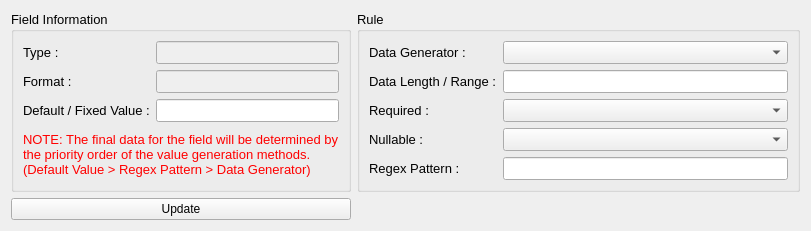
                    <widget class="QWidget" name="tab_22">
                     <attribute name="title">
                      <string>Data Rule</string>
                     </attribute>
                     <layout class="QHBoxLayout" name="horizontalLayout_29">
                      <item>
                       <layout class="QGridLayout" name="gridLayout_39" columnstretch="4,6">
                        <item row="1" column="0" rowspan="2">
                         <widget class="QGroupBox" name="group_positive_test_21">
                          <property name="sizePolicy">
                           <sizepolicy hsizetype="MinimumExpanding" vsizetype="MinimumExpanding">
                            <horstretch>0</horstretch>
                            <verstretch>0</verstretch>
                           </sizepolicy>
                          </property>
                          <property name="font">
                           <font>
                            <family>Segoe UI</family>
                            <pointsize>10</pointsize>
                           </font>
                          </property>
                          <property name="title">
                           <string>Field Information</string>
                          </property>
                          <layout class="QGridLayout" name="gridLayout_40">
                           <item row="0" column="0">
                            <widget class="QLabel" name="label_76">
                             <property name="font">
                              <font>
                               <family>Segoe UI</family>
                               <pointsize>10</pointsize>
                              </font>
                             </property>
                             <property name="text">
                              <string>Type :</string>
                             </property>
                             <property name="alignment">
                              <set>Qt::AlignLeading|Qt::AlignLeft|Qt::AlignVCenter</set>
                             </property>
                            </widget>
                           </item>
                           <item row="2" column="0">
                            <widget class="QLabel" name="label_75">
                             <property name="font">
                              <font>
                               <family>Segoe UI</family>
                               <pointsize>10</pointsize>
                              </font>
                             </property>
                             <property name="text">
                              <string>Default / Fixed Value :</string>
                             </property>
                             <property name="alignment">
                              <set>Qt::AlignLeading|Qt::AlignLeft|Qt::AlignVCenter</set>
                             </property>
                            </widget>
                           </item>
                           <item row="0" column="1">
                            <widget class="QLineEdit" name="textbox_tc_data_rule_type">
                             <property name="enabled">
                              <bool>false</bool>
                             </property>
                             <property name="font">
                              <font>
                               <family>Segoe UI</family>
                               <pointsize>10</pointsize>
                              </font>
                             </property>
                            </widget>
                           </item>
                           <item row="2" column="1">
                            <widget class="QLineEdit" name="textbox_tc_data_rule_value">
                             <property name="font">
                              <font>
                               <family>Segoe UI</family>
                               <pointsize>10</pointsize>
                              </font>
                             </property>
                            </widget>
                           </item>
                           <item row="1" column="1">
                            <widget class="QLineEdit" name="textbox_tc_data_rule_format">
                             <property name="enabled">
                              <bool>false</bool>
                             </property>
                             <property name="font">
                              <font>
                               <family>Segoe UI</family>
                               <pointsize>10</pointsize>
                              </font>
                             </property>
                            </widget>
                           </item>
                           <item row="1" column="0">
                            <widget class="QLabel" name="label_77">
                             <property name="font">
                              <font>
                               <family>Segoe UI</family>
                               <pointsize>10</pointsize>
                              </font>
                             </property>
                             <property name="text">
                              <string>Format :</string>
                             </property>
                             <property name="alignment">
                              <set>Qt::AlignLeading|Qt::AlignLeft|Qt::AlignVCenter</set>
                             </property>
                            </widget>
                           </item>
                           <item row="3" column="0" colspan="2">
                            <widget class="QLabel" name="label_14">
                             <property name="font">
                              <font>
                               <family>Segoe UI</family>
                               <pointsize>10</pointsize>
                              </font>
                             </property>
                             <property name="styleSheet">
                              <string notr="true">color:red;</string>
                             </property>
                             <property name="text">
                              <string>NOTE: The final data for the field will be determined by the priority order of the value generation methods. (Default Value &gt; Regex Pattern &gt; Data Generator)</string>
                             </property>
                             <property name="wordWrap">
                              <bool>true</bool>
                             </property>
                            </widget>
                           </item>
                          </layout>
                         </widget>
                        </item>
                        <item row="1" column="1" rowspan="2">
                         <widget class="QGroupBox" name="group_positive_test_22">
                          <property name="sizePolicy">
                           <sizepolicy hsizetype="MinimumExpanding" vsizetype="MinimumExpanding">
                            <horstretch>0</horstretch>
                            <verstretch>0</verstretch>
                           </sizepolicy>
                          </property>
                          <property name="font">
                           <font>
                            <family>Segoe UI</family>
                            <pointsize>10</pointsize>
                           </font>
                          </property>
                          <property name="title">
                           <string>Rule</string>
                          </property>
                          <layout class="QGridLayout" name="gridLayout_41">
                           <item row="3" column="0">
                            <widget class="QLabel" name="label_78">
                             <property name="font">
                              <font>
                               <family>Segoe UI</family>
                               <pointsize>10</pointsize>
                              </font>
                             </property>
                             <property name="text">
                              <string>Nullable :</string>
                             </property>
                             <property name="alignment">
                              <set>Qt::AlignLeading|Qt::AlignLeft|Qt::AlignVCenter</set>
                             </property>
                            </widget>
                           </item>
                           <item row="1" column="0">
                            <widget class="QLabel" name="label_79">
                             <property name="font">
                              <font>
                               <family>Segoe UI</family>
                               <pointsize>10</pointsize>
                              </font>
                             </property>
                             <property name="text">
                              <string>Data Length / Range :</string>
                             </property>
                             <property name="alignment">
                              <set>Qt::AlignLeading|Qt::AlignLeft|Qt::AlignVCenter</set>
                             </property>
                            </widget>
                           </item>
                           <item row="0" column="0">
                            <widget class="QLabel" name="label_80">
                             <property name="font">
                              <font>
                               <family>Segoe UI</family>
                               <pointsize>10</pointsize>
                              </font>
                             </property>
                             <property name="text">
                              <string>Data Generator :</string>
                             </property>
                             <property name="alignment">
                              <set>Qt::AlignLeading|Qt::AlignLeft|Qt::AlignVCenter</set>
                             </property>
                            </widget>
                           </item>
                           <item row="2" column="0">
                            <widget class="QLabel" name="label_81">
                             <property name="font">
                              <font>
                               <family>Segoe UI</family>
                               <pointsize>10</pointsize>
                              </font>
                             </property>
                             <property name="text">
                              <string>Required :</string>
                             </property>
                             <property name="alignment">
                              <set>Qt::AlignLeading|Qt::AlignLeft|Qt::AlignVCenter</set>
                             </property>
                            </widget>
                           </item>
                           <item row="1" column="2">
                            <widget class="QLineEdit" name="textbox_tc_data_rule_data_length">
                             <property name="font">
                              <font>
                               <family>Segoe UI</family>
                               <pointsize>10</pointsize>
                              </font>
                             </property>
                             <property name="text">
                              <string/>
                             </property>
                            </widget>
                           </item>
                           <item row="0" column="2">
                            <widget class="QComboBox" name="comboBox_tc_data_rule_data_generator">
                             <property name="font">
                              <font>
                               <family>Segoe UI</family>
                               <pointsize>10</pointsize>
                              </font>
                             </property>
                             <property name="layoutDirection">
                              <enum>Qt::LeftToRight</enum>
                             </property>
                             <item>
                              <property name="text">
                               <string/>
                              </property>
                             </item>
                             <item>
                              <property name="text">
                               <string>Random String</string>
                              </property>
                             </item>
                             <item>
                              <property name="text">
                               <string>Random String (Without Special Characters)</string>
                              </property>
                             </item>
                             <item>
                              <property name="text">
                               <string>Random Boolean</string>
                              </property>
                             </item>
                             <item>
                              <property name="text">
                               <string>Random Integer</string>
                              </property>
                             </item>
                             <item>
                              <property name="text">
                               <string>Random Number (Float)</string>
                              </property>
                             </item>
                             <item>
                              <property name="text">
                               <string>Random DATE-TIME</string>
                              </property>
                             </item>
                             <item>
                              <property name="text">
                               <string>Random EMAIL</string>
                              </property>
                             </item>
                             <item>
                              <property name="text">
                               <string>Random IPV4</string>
                              </property>
                             </item>
                             <item>
                              <property name="text">
                               <string>Random IPV6</string>
                              </property>
                             </item>
                             <item>
                              <property name="text">
                               <string>Random HOSTNAME</string>
                              </property>
                             </item>
                             <item>
                              <property name="text">
                               <string>Random UUID</string>
                              </property>
                             </item>
                            </widget>
                           </item>
                           <item row="2" column="2">
                            <widget class="QComboBox" name="comboBox_tc_data_rule_required">
                             <property name="font">
                              <font>
                               <family>Segoe UI</family>
                               <pointsize>10</pointsize>
                              </font>
                             </property>
                             <property name="layoutDirection">
                              <enum>Qt::LeftToRight</enum>
                             </property>
                             <item>
                              <property name="text">
                               <string/>
                              </property>
                             </item>
                             <item>
                              <property name="text">
                               <string>True</string>
                              </property>
                             </item>
                             <item>
                              <property name="text">
                               <string>False</string>
                              </property>
                             </item>
                            </widget>
                           </item>
                           <item row="3" column="2">
                            <widget class="QComboBox" name="comboBox_tc_data_rule_nullable">
                             <property name="font">
                              <font>
                               <family>Segoe UI</family>
                               <pointsize>10</pointsize>
                              </font>
                             </property>
                             <property name="layoutDirection">
                              <enum>Qt::LeftToRight</enum>
                             </property>
                             <item>
                              <property name="text">
                               <string/>
                              </property>
                             </item>
                             <item>
                              <property name="text">
                               <string>True</string>
                              </property>
                             </item>
                             <item>
                              <property name="text">
                               <string>False</string>
                              </property>
                             </item>
                            </widget>
                           </item>
                           <item row="4" column="0">
                            <widget class="QLabel" name="label_120">
                             <property name="font">
                              <font>
                               <family>Segoe UI</family>
                               <pointsize>10</pointsize>
                              </font>
                             </property>
                             <property name="text">
                              <string>Regex Pattern :</string>
                             </property>
                             <property name="alignment">
                              <set>Qt::AlignLeading|Qt::AlignLeft|Qt::AlignVCenter</set>
                             </property>
                            </widget>
                           </item>
                           <item row="4" column="2">
                            <widget class="QLineEdit" name="textbox_tc_data_rule_regex_pattern">
                             <property name="font">
                              <font>
                               <family>Segoe UI</family>
                               <pointsize>10</pointsize>
                              </font>
                             </property>
                             <property name="text">
                              <string/>
                             </property>
                            </widget>
                           </item>
                          </layout>
                         </widget>
                        </item>
                        <item row="3" column="0">
                         <widget class="QPushButton" name="btn_tc_update_data_rule">
                          <property name="text">
                           <string>Update</string>
                          </property>
                         </widget>
                        </item>
                       </layout>
                      </item>
                     </layout>
                    </widget>
